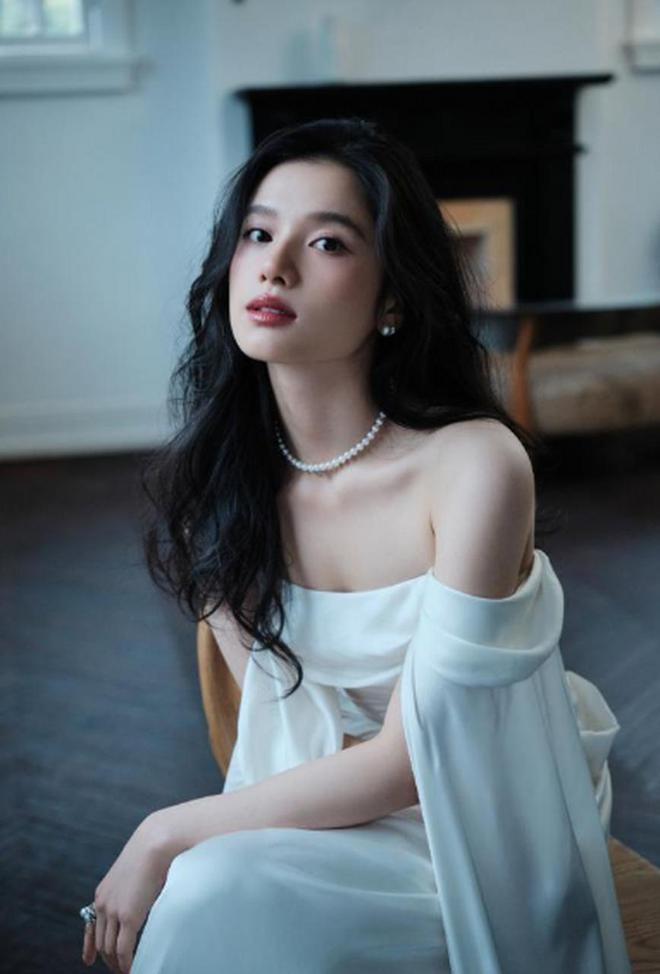
#> input picture training_data/0/01.jpeg, 660 x 974 px; its folder holds only this picture in this run
$ python test_ai.py
#> lines starting #> are read from the running program, lines starting #| are printed output that depends on the picture
import cv2
import os
import numpy as np
#训练生成图片模型数据
# 获取当前工作目录
current_dir = os.path.dirname(os.path.abspath(__file__))

# 加载人脸检测器
face_cascade = cv2.CascadeClassifier(cv2.data.haarcascades + 'haarcascade_frontalface_default.xml')

def detect_face(img):
    gray = cv2.cvtColor(img, cv2.COLOR_BGR2GRAY)
    faces = face_cascade.detectMultiScale(gray, scaleFactor=1.1, minNeighbors=5)
    if len(faces) == 0:
        return None, None
    (x, y, w, h) = faces[0]
    return gray[y:y+w, x:x+h], faces[0]

def prepare_training_data(data_folder_path):
#> called with data_folder_path = 'training_data'
    dirs = os.listdir(data_folder_path)
    faces = []
    labels = []

    for dir_name in dirs:
        if not dir_name.isdigit():
            continue

        label = int(dir_name)
        subject_dir_path = os.path.join(data_folder_path, dir_name)
        subject_images_names = os.listdir(subject_dir_path)

        for image_name in subject_images_names:
            if image_name.startswith("."):
                continue

            image_path = os.path.join(subject_dir_path, image_name)
            image = cv2.imread(image_path)
#> image is the input picture: shape (974, 660, 3); mean B, G, R 115.2, 108.1, 96.3

            face, rect = detect_face(image)
#> in detect_face, `gray = cv2.cvtColor(img, cv2.COLOR_BGR2GRAY)`:
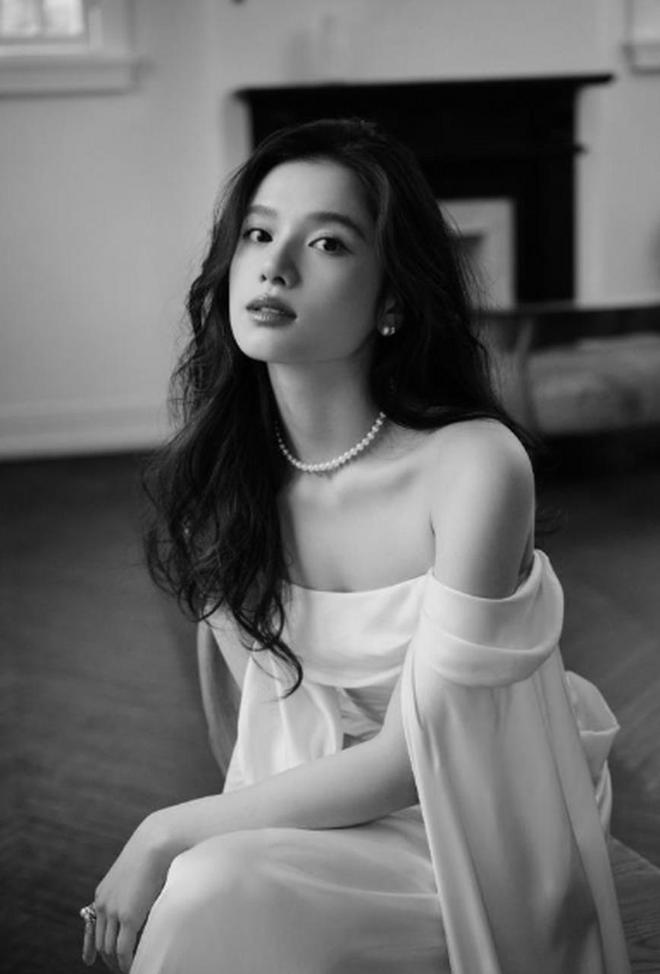
#> gray: shape (974, 660); min 0, max 239, mean 105.4
#> in detect_face, `faces = face_cascade.detectMultiScale(gray, scaleFactor=1.1, minNeighb..`: faces = [[198, 167, 194, 194]]
#> in detect_face, `(x, y, w, h) = faces[0]`: x = 198; y = 167; w = 194
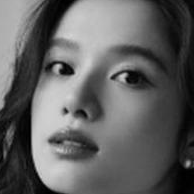
#> face: shape (194, 194); min 0, max 213, mean 96.5
#> rect = [198, 167, 194, 194]
            if face is not None:
                faces.append(face)
                labels.append(label)
#> pass 2 of the loop in prepare_training_data, `for dir_name in dirs:`:
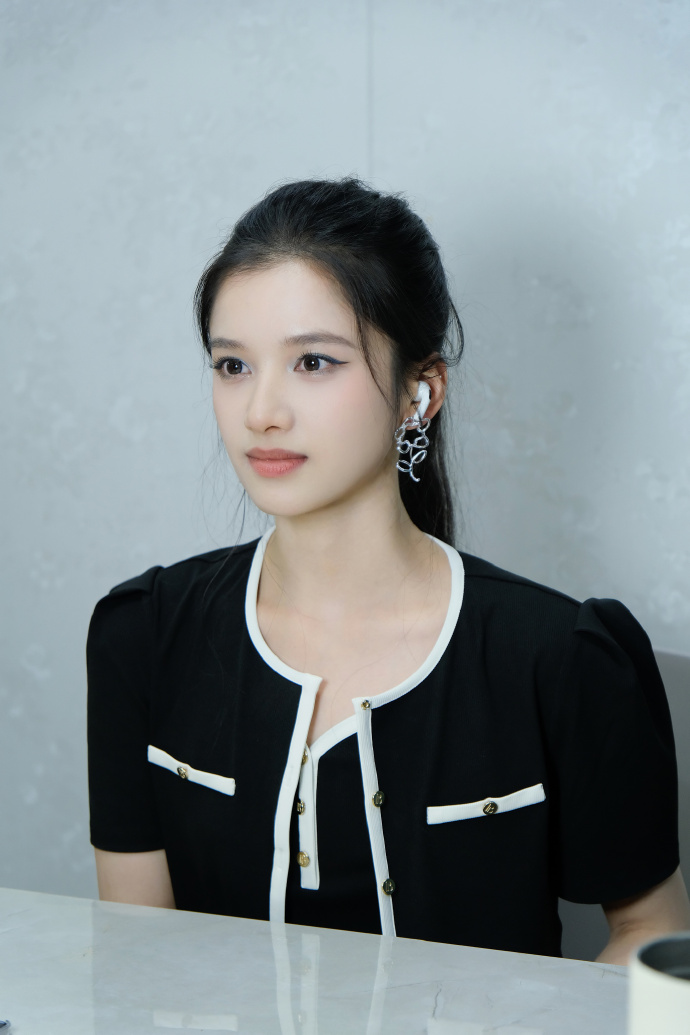
#> input picture training_data/1/008j4b3qly1hou95anrj1j323u35sx6p.jpg, 690 x 1035 px
#> in prepare_training_data, image is the input picture: shape (1035, 690, 3); mean B, G, R 141.6, 138.7, 129.2
#> in detect_face (call 2), `gray = cv2.cvtColor(img, cv2.COLOR_BGR2GRAY)`:
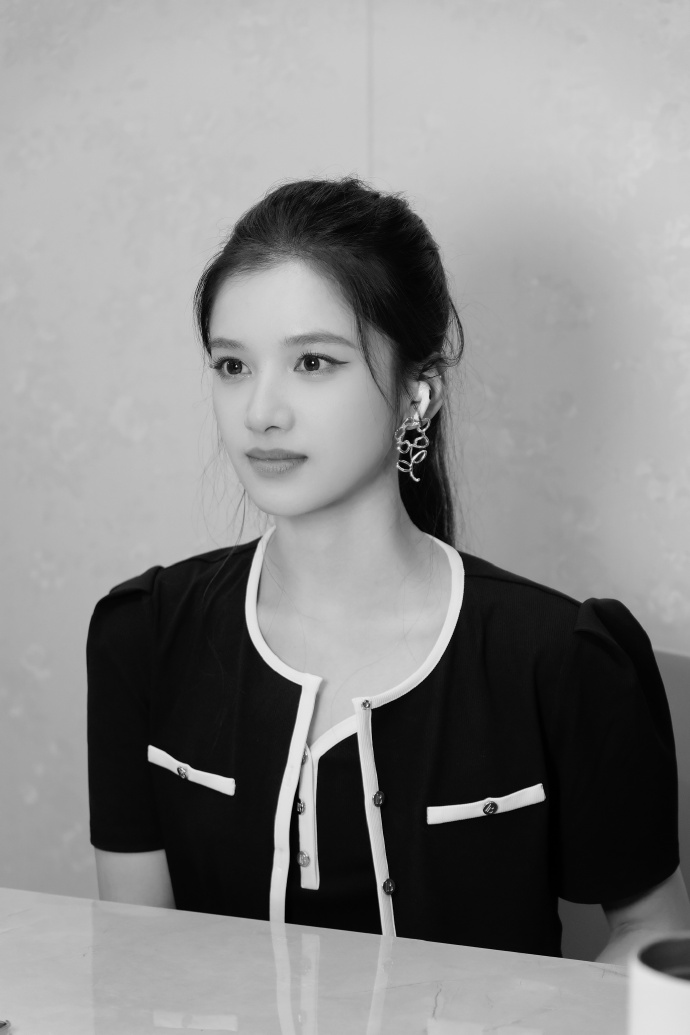
#> gray: shape (1035, 690); min 0, max 247, mean 136.2
#> in detect_face (call 2), `faces = face_cascade.detectMultiScale(gray, scaleFactor=1.1, minNeighb..`: faces = [[157, 269, 245, 245]]
#> x = 157; y = 269; w = 245
#> in prepare_training_data, `face, rect = detect_face(image)`:
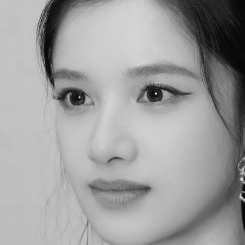
#> face: shape (245, 245); min 3, max 236, mean 158.5
#> rect = [157, 269, 245, 245]

    return faces, labels

def train_model(faces, labels):
    recognizer = cv2.face.LBPHFaceRecognizer_create()
    recognizer.train(faces, np.array(labels))
    return recognizer

def save_model(recognizer, model_path):
    recognizer.save(model_path)

def main():
    data_folder_path = os.path.join(current_dir, 'training_data')
    model_path = os.path.join(current_dir, 'trained_model2.yml')

    faces, labels = prepare_training_data(data_folder_path)
#> faces = 2 items; labels = [0, 1]
    recognizer = train_model(faces, labels)
    save_model(recognizer, model_path)
    print("模型训练完成并已保存到", model_path)

if __name__ == "__main__":
    main()
